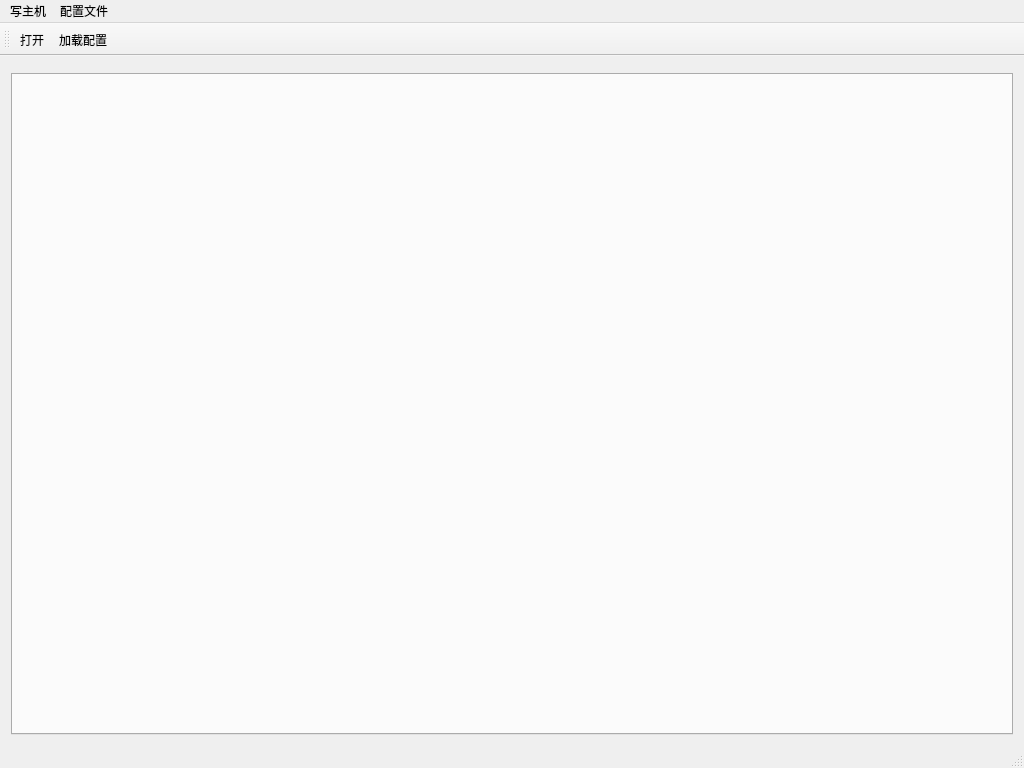
<?xml version="1.0" encoding="UTF-8"?>
<ui version="4.0">
 <class>MainWindow</class>
 <widget class="QMainWindow" name="MainWindow">
  <property name="geometry">
   <rect>
    <x>0</x>
    <y>0</y>
    <width>1024</width>
    <height>768</height>
   </rect>
  </property>
  <property name="sizePolicy">
   <sizepolicy hsizetype="Expanding" vsizetype="Expanding">
    <horstretch>0</horstretch>
    <verstretch>0</verstretch>
   </sizepolicy>
  </property>
  <property name="windowTitle">
   <string>上位机程序</string>
  </property>
  <widget class="QWidget" name="centralWidget">
   <layout class="QVBoxLayout" name="verticalLayout">
    <item>
     <widget class="InputForm" name="inputForm" native="true">
      <property name="enabled">
       <bool>true</bool>
      </property>
     </widget>
    </item>
    <item>
     <widget class="RuleSettingWidget" name="ruleSettingWidget">
      <property name="currentIndex">
       <number>-1</number>
      </property>
     </widget>
    </item>
   </layout>
  </widget>
  <widget class="QMenuBar" name="menuBar">
   <property name="geometry">
    <rect>
     <x>0</x>
     <y>0</y>
     <width>1024</width>
     <height>23</height>
    </rect>
   </property>
   <widget class="QMenu" name="menu">
    <property name="title">
     <string>写主机</string>
    </property>
    <addaction name="actionopen"/>
   </widget>
   <widget class="QMenu" name="menu_2">
    <property name="title">
     <string>配置文件</string>
    </property>
    <addaction name="actionloadxml"/>
    <addaction name="actionsetting"/>
   </widget>
   <addaction name="menu"/>
   <addaction name="menu_2"/>
  </widget>
  <widget class="QToolBar" name="toolBar">
   <property name="windowTitle">
    <string>toolBar</string>
   </property>
   <attribute name="toolBarArea">
    <enum>TopToolBarArea</enum>
   </attribute>
   <attribute name="toolBarBreak">
    <bool>false</bool>
   </attribute>
   <addaction name="actionopen"/>
   <addaction name="actionloadxml"/>
  </widget>
  <widget class="QStatusBar" name="statusBar"/>
  <action name="actionopen">
   <property name="icon">
    <iconset resource="resources.qrc">
     <normaloff>:/icon_/icons/串口设置.png</normaloff>:/icon_/icons/串口设置.png</iconset>
   </property>
   <property name="text">
    <string>打开</string>
   </property>
  </action>
  <action name="actionsetting">
   <property name="icon">
    <iconset resource="resources.qrc">
     <normaloff>:/icon_/icons/settings.png</normaloff>:/icon_/icons/settings.png</iconset>
   </property>
   <property name="text">
    <string>修改配置</string>
   </property>
  </action>
  <action name="actionloadxml">
   <property name="icon">
    <iconset resource="resources.qrc">
     <normaloff>:/icon_/icons/loadxml.png</normaloff>:/icon_/icons/loadxml.png</iconset>
   </property>
   <property name="text">
    <string>加载配置</string>
   </property>
  </action>
 </widget>
 <layoutdefault spacing="6" margin="11"/>
 <customwidgets>
  <customwidget>
   <class>RuleSettingWidget</class>
   <extends>QTabWidget</extends>
   <header>rulesettingwidget.h</header>
   <container>1</container>
  </customwidget>
  <customwidget>
   <class>InputForm</class>
   <extends>QWidget</extends>
   <header>inputform.h</header>
   <container>1</container>
  </customwidget>
 </customwidgets>
 <resources>
  <include location="resources.qrc"/>
 </resources>
 <connections/>
</ui>
